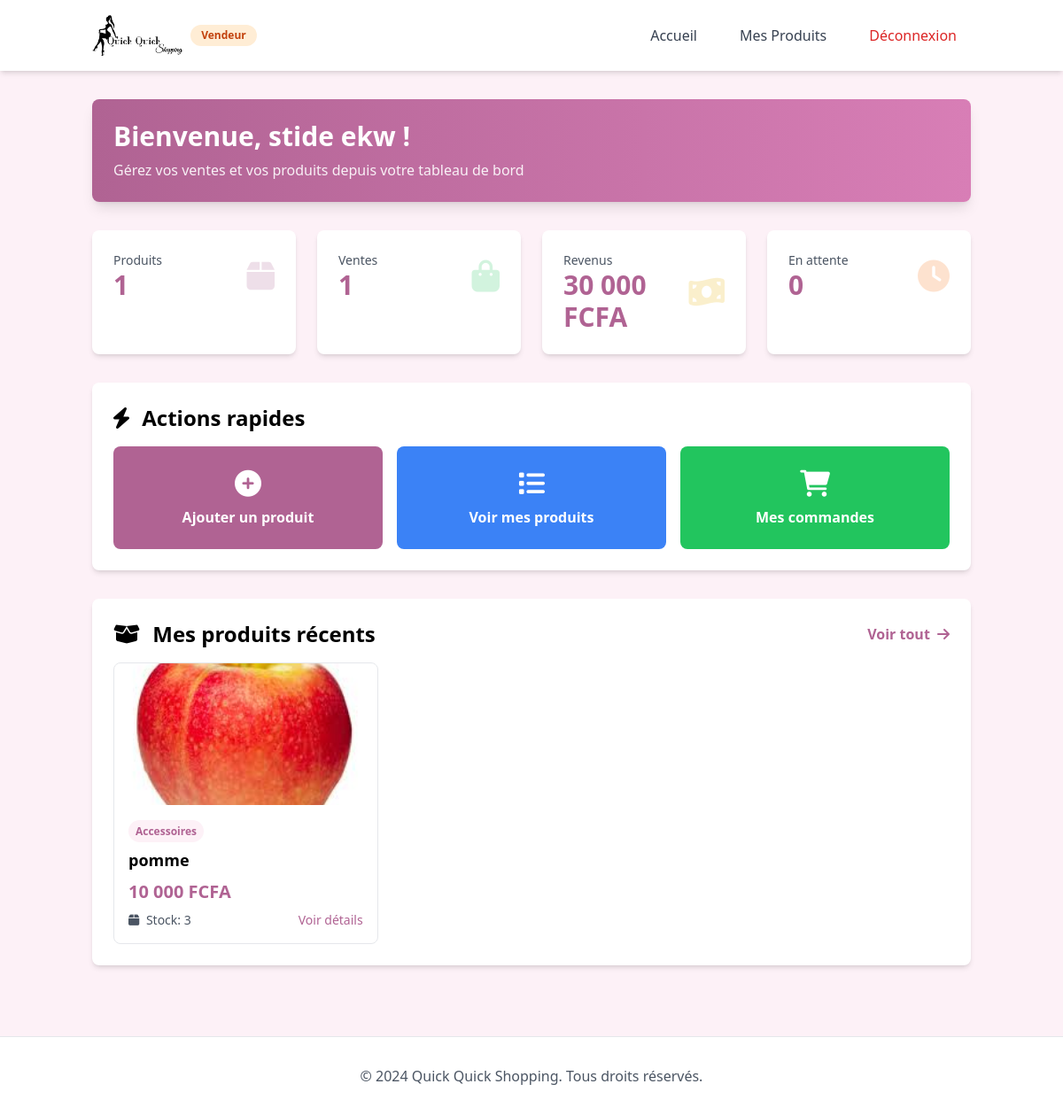
The app's page /seller/dashboard.php (signed in) with its own data.
### tables this page shows
CREATE TABLE `users` (
  `id` int(11) NOT NULL,
  `name` varchar(100) NOT NULL,
  `email` varchar(100) NOT NULL,
  `password` varchar(255) NOT NULL,
  `role` enum('admin','seller','customer') NOT NULL DEFAULT 'customer',
  `phone` varchar(20) DEFAULT NULL,
  `address` text DEFAULT NULL,
  `status` enum('active','pending','suspended','rejected') DEFAULT 'active',
  `total_sales` decimal(12,2) DEFAULT 0.00,
  `created_at` timestamp NOT NULL DEFAULT current_timestamp(),
  `updated_at` timestamp NOT NULL DEFAULT current_timestamp() ON UPDATE current_timestamp()
);

CREATE TABLE `products` (
  `id` int(11) NOT NULL,
  `name` varchar(200) NOT NULL,
  `description` text DEFAULT NULL,
  `price` decimal(10,2) NOT NULL,
  `image` varchar(255) DEFAULT NULL,
  `category_id` int(11) NOT NULL,
  `reference` varchar(100) DEFAULT NULL,
  `seller_id` int(11) NOT NULL,
  `stock_quantity` int(11) DEFAULT 0,
  `status` enum('active','pending','sold_out','deleted') DEFAULT 'pending',
  `created_at` timestamp NOT NULL DEFAULT current_timestamp(),
  `updated_at` timestamp NOT NULL DEFAULT current_timestamp() ON UPDATE current_timestamp()
);

CREATE TABLE `categories` (
  `id` int(11) NOT NULL,
  `name` varchar(100) NOT NULL,
  `description` text DEFAULT NULL,
  `icon` varchar(50) DEFAULT NULL,
  `status` enum('active','inactive') DEFAULT 'active',
  `created_at` timestamp NOT NULL DEFAULT current_timestamp(),
  `updated_at` timestamp NOT NULL DEFAULT current_timestamp() ON UPDATE current_timestamp()
);

### seller/dashboard.php (the view, shortened to what this page needs)
<?php
include '../config/db.php';
$stmt = $bdd->prepare("SELECT * FROM users WHERE id = ?");
$stmt->execute([$_SESSION['user_id']]);
$user = $stmt->fetch(PDO::FETCH_ASSOC);
$stats = [
    'total_products' => 0,
    'total_sales' => 0,
    'total_revenue' => 0,
    'pending_orders' => 0
];
try {
    $stmt = $bdd->prepare("SELECT COUNT(*) as count FROM products WHERE status = 'active' AND seller_id = ?");
    $stmt->execute([$_SESSION['user_id']]);
    $result = $stmt->fetch(PDO::FETCH_ASSOC);
    $stats['total_products'] = $result['count'];
} catch (Exception $e) {
}
try {
    $stmt = $bdd->prepare("
        SELECT COUNT(DISTINCT o.id) as count
        FROM orders o
        JOIN order_items oi ON o.id = oi.order_id
        JOIN products p ON oi.product_id = p.id
        WHERE p.seller_id = ?
    ");
    $stmt->execute([$_SESSION['user_id']]);
    $result = $stmt->fetch(PDO::FETCH_ASSOC);
    $stats['total_sales'] = $result['count'];
} catch (Exception $e) {
}
try {
    $stmt = $bdd->prepare("
        SELECT SUM(oi.price * oi.quantity) as total
        FROM order_items oi
        JOIN products p ON oi.product_id = p.id
        WHERE p.seller_id = ?
    ");
    $stmt->execute([$_SESSION['user_id']]);
    $result = $stmt->fetch(PDO::FETCH_ASSOC);
    $stats['total_revenue'] = $result['total'] ?? 0;
} catch (Exception $e) {
}
try {
    $stmt = $bdd->prepare("
        SELECT COUNT(DISTINCT o.id) as count
        FROM orders o
        JOIN order_items oi ON o.id = oi.order_id
        JOIN products p ON oi.product_id = p.id
        WHERE p.seller_id = ? AND o.status = 'pending'
    ");
    $stmt->execute([$_SESSION['user_id']]);
    $result = $stmt->fetch(PDO::FETCH_ASSOC);
    $stats['pending_orders'] = $result['count'];
} catch (Exception $e) {
}
$products = [];
try {
    $stmt = $bdd->prepare("
        SELECT p.*, c.name as categorie_nom
        FROM products p
        LEFT JOIN categories c ON p.category_id = c.id
        WHERE p.status = 'active' AND p.seller_id = ?
        ORDER BY p.id DESC
        LIMIT 6
    ");
    $stmt->execute([$_SESSION['user_id']]);
    $products = $stmt->fetchAll(PDO::FETCH_ASSOC);
} catch (Exception $e) {
}
?>
<!DOCTYPE html>
<html lang="fr">
<head>
    <script src="https://cdn.tailwindcss.com"></script>
    <link href="https://cdnjs.cloudflare.com/ajax/libs/font-awesome/6.0.0/css/all.min.css" rel="stylesheet">
</head>
<body class="bg-[#fdf1f7] min-h-screen">
    <header class="bg-white shadow-md sticky top-0 z-50">
        <div class="container mx-auto px-4 py-4">
            <div class="flex items-center justify-between">
                <a href="../index.php" class="flex items-center space-x-2">
                    <img src="../images/logo.png" alt="Logo" class="h-12">
                    <span class="px-3 py-1 bg-orange-100 text-orange-700 rounded-full text-xs font-semibold">Vendeur</span>
                </a>
                <div class="flex items-center space-x-4">
                    <a href="../index.php" class="px-4 py-2 text-gray-700 hover:text-[#b06393] transition">Accueil</a>
                    <a href="products.php" class="px-4 py-2 text-gray-700 hover:text-[#b06393] transition">Mes Produits</a>
                    <a href="../logout.php" class="px-4 py-2 text-red-600 hover:text-red-700 transition">Déconnexion</a>
                </div>
            </div>
        </div>
    </header>
    <div class="container mx-auto px-4 py-8">
        <div class="max-w-7xl mx-auto">
            <div class="bg-gradient-to-r from-[#b06393] to-[#d87eb6] rounded-lg shadow-lg p-6 mb-8 text-white">
                <h1 class="text-3xl font-bold mb-2">Bienvenue, <?= htmlspecialchars($user['name']) ?> !</h1>
                <p class="text-white/90">Gérez vos ventes et vos produits depuis votre tableau de bord</p>
            </div>
            <div class="grid grid-cols-1 md:grid-cols-2 lg:grid-cols-4 gap-6 mb-8">
                <div class="bg-white rounded-lg shadow-md p-6">
                    <div class="flex items-center justify-between">
                        <div>
                            <p class="text-gray-600 text-sm">Produits</p>
                            <p class="text-3xl font-bold text-[#b06393]"><?= $stats['total_products'] ?></p>
                        </div>
                        <i class="fas fa-box text-4xl text-[#b06393] opacity-20"></i>
                    </div>
                </div>
                <div class="bg-white rounded-lg shadow-md p-6">
                    <div class="flex items-center justify-between">
                        <div>
                            <p class="text-gray-600 text-sm">Ventes</p>
                            <p class="text-3xl font-bold text-[#b06393]"><?= $stats['total_sales'] ?></p>
                        </div>
                        <i class="fas fa-shopping-bag text-4xl text-green-500 opacity-20"></i>
                    </div>
                </div>
                <div class="bg-white rounded-lg shadow-md p-6">
                    <div class="flex items-center justify-between">
                        <div>
                            <p class="text-gray-600 text-sm">Revenus</p>
                            <p class="text-3xl font-bold text-[#b06393]"><?= number_format($stats['total_revenue'], 0, ',', ' ') ?> FCFA</p>
                        </div>
                        <i class="fas fa-money-bill-wave text-4xl text-yellow-500 opacity-20"></i>
                    </div>
                </div>
                <div class="bg-white rounded-lg shadow-md p-6">
                    <div class="flex items-center justify-between">
                        <div>
                            <p class="text-gray-600 text-sm">En attente</p>
                            <p class="text-3xl font-bold text-[#b06393]"><?= $stats['pending_orders'] ?></p>
                        </div>
                        <i class="fas fa-clock text-4xl text-orange-500 opacity-20"></i>
                    </div>
                </div>
            </div>
            <div class="bg-white rounded-lg shadow-md p-6 mb-8">
                <h2 class="text-2xl font-semibold mb-4">
                    <i class="fas fa-bolt mr-2"></i>
                    Actions rapides
                </h2>
                <div class="grid grid-cols-1 md:grid-cols-3 gap-4">
                    <a href="add_product.php" class="bg-[#b06393] text-white p-6 rounded-lg hover:bg-[#d87eb6] transition text-center">
                        <i class="fas fa-plus-circle text-3xl mb-2"></i>
                        <p class="font-semibold">Ajouter un produit</p>
                    </a>
                    <a href="products.php" class="bg-blue-500 text-white p-6 rounded-lg hover:bg-blue-600 transition text-center">
                        <i class="fas fa-list text-3xl mb-2"></i>
                        <p class="font-semibold">Voir mes produits</p>
                    </a>
                    <a href="orders.php" class="bg-green-500 text-white p-6 rounded-lg hover:bg-green-600 transition text-center">
                        <i class="fas fa-shopping-cart text-3xl mb-2"></i>
                        <p class="font-semibold">Mes commandes</p>
                    </a>
                </div>
            </div>
            <?php if (!empty($products)): ?>
                <div class="bg-white rounded-lg shadow-md p-6">
                    <div class="flex items-center justify-between mb-4">
                        <h2 class="text-2xl font-semibold">
                            <i class="fas fa-box-open mr-2"></i>
                            Mes produits récents
                        </h2>
                        <a href="products.php" class="text-[#b06393] hover:text-[#d87eb6] font-semibold">
                            Voir tout <i class="fas fa-arrow-right ml-1"></i>
                        </a>
                    </div>
                    <div class="grid grid-cols-1 md:grid-cols-2 lg:grid-cols-3 gap-6">
                        <?php foreach ($products as $product): ?>
                            <div class="border rounded-lg overflow-hidden hover:shadow-lg transition">
                                <div class="h-40 bg-gray-200 flex items-center justify-center">
                                    <?php if (!empty($product['image'])): ?>
                                        <img src="../<?= htmlspecialchars($product['image']) ?>"
                                             alt="<?= htmlspecialchars($product['name']) ?>"
                                             class="w-full h-full object-cover">
                                    <?php else: ?>
                                        <i class="fas fa-image text-5xl text-gray-300"></i>
                                    <?php endif; ?>
                                </div>
                                <div class="p-4">
                                    <?php if (!empty($product['categorie_nom'])): ?>
                                        <span class="text-xs bg-[#fdf1f7] text-[#b06393] px-2 py-1 rounded-full font-semibold">
                                            <?= htmlspecialchars($product['categorie_nom']) ?>
                                        </span>
                                    <?php endif; ?>
                                    <h3 class="font-semibold text-lg mt-2"><?= htmlspecialchars($product['name']) ?></h3>
                                    <p class="text-[#b06393] font-bold text-xl my-2">
                                        <?= number_format($product['price'], 0, ',', ' ') ?> FCFA
                                    </p>
                                    <div class="flex items-center justify-between text-sm text-gray-600">
                                        <span><i class="fas fa-box mr-1"></i> Stock: <?= $product['stock_quantity'] ?></span>
                                        <a href="products.php" class="text-[#b06393] hover:underline">Voir détails</a>
                                    </div>
                                </div>
                            </div>
                        <?php endforeach; ?>
                    </div>
                </div>
            <?php endif; ?>
        </div>
    </div>
    <footer class="bg-white mt-12 py-8 border-t border-gray-200">
        <div class="container mx-auto px-4">
            <div class="text-center">
                <p class="text-gray-600">&copy; 2024 Quick Quick Shopping. Tous droits réservés.</p>
            </div>
        </div>
    </footer>
</body>
</html>

### records on screen
users: name "stide ekw"
products: image+name (picture), category.name "Accessoires", name "pomme", price "10 000", stock_quantity "3"

### other values on screen
$stats['total_products'] "1"
$stats['total_sales'] "1"
$stats['total_revenue'] "30 000"
$stats['pending_orders'] "0"
